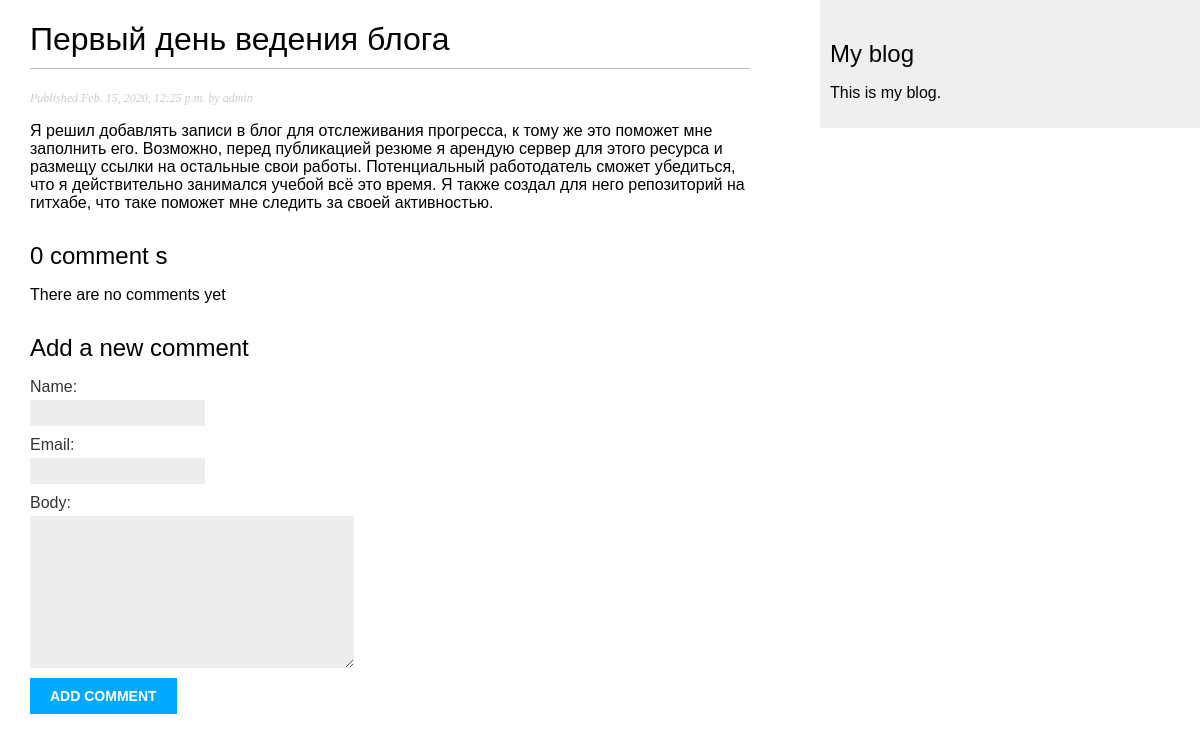
The app's page /blog/2020/2/15/pervyj-den-vedeniya-bloga/, older data.
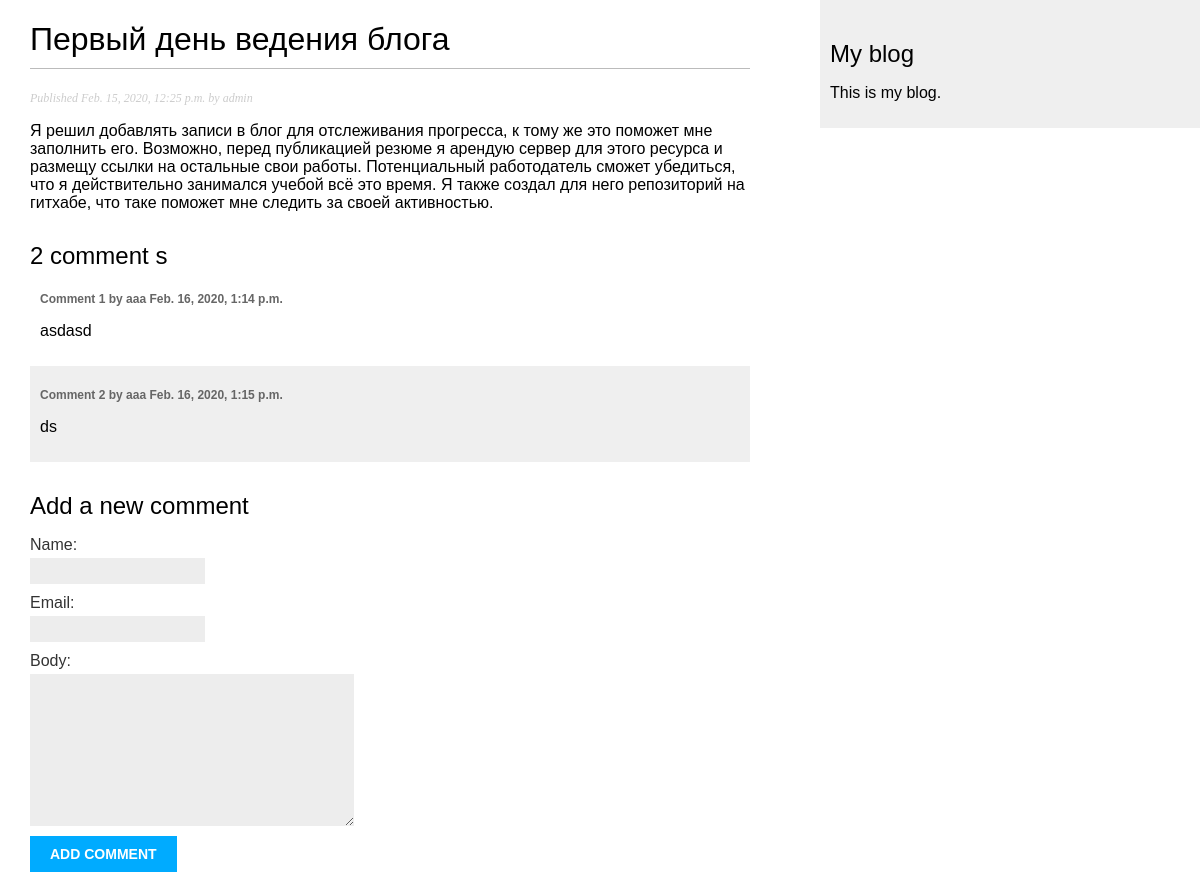
The same page, newer data.
### blog/models.py (models this page shows, shortened)
class Comment(models.Model):
    post = models.ForeignKey(Post, on_delete=models.CASCADE, related_name='comments')
    name = models.CharField(max_length=80)
    email = models.EmailField()
    body = models.TextField()
    created = models.DateTimeField(auto_now_add=True)
    updated = models.DateTimeField(auto_now=True)
    active = models.BooleanField(default=True)
    class Meta:
        ordering = ('created',)

### blog/views.py (the view)
def post_detail(request, year, month, day, post):
    post = get_object_or_404(Post, slug=post, status='published', publish__year=year,
                             publish__month=month, publish__day=day)
    comments = post.comments.filter(active=True)
    new_comment = None
    if request.method == 'POST':
        comment_form = CommentForm(data=request.POST)
        if comment_form.is_valid():
            new_comment = comment_form.save(commit=False)
            new_comment.post = post
            new_comment.save()
    try:   #Интерпретатор ругается на ссылку сomment_form до объявления, поэтому надо проверить её существование
        type(comment_form)
    except:
        comment_form = CommentForm()
    return render(request, 'blog/post/detail.html',
                  {'post':post,
                   'comments':comments,
                   'new_comment':new_comment,
                   'comment_form':comment_form})

### blog/forms.py
class CommentForm(forms.ModelForm):
    class Meta:
        model = Comment
        fields = ('name', 'email', 'body')

### blog/templates/blog/post/detail.html (shortened to what this page needs)
{% extends "blog/base.html" %}
{% block content %}
<h1>{{post.title}}</h1>
<p class="date">Published {{post.publish}} by {{post.author}}</p>
{{post.body|linebreaks}}
{% with comments.count as total_comments %}
<h2>{{total_comments}} comment {{ total_comments|pluralize }}</h2>
{% endwith %}
{% for comment in comments %}
<div class="comment">
  <p class="info">
  Comment {{forloop.counter }} by {{comment.name}}
  {{comment.created}}
</p>
  {{comment.body|linebreaks}}
</div>
{% empty %}
<p>There are no comments yet</p>
{% endfor %}
{% if new_comment %}
<h2>Your comment has been added.</h2>
{% else %}
<h2>Add a new comment</h2>
<form action="." method="post">
{{ comment_form.as_p }}
<p><input type="submit" value="Add comment"></p>
</form>
{% endif %}
{% endblock %}

Row changes from the older to the newer data that the page shows:
added Comment: name "aaa", created "Feb. 16, 2020, 1:14 p.m.", body "asdasd"
added Comment: name "aaa", created "Feb. 16, 2020, 1:15 p.m.", body "ds"
Text that changed along with them:
{{ total_comments }}: "0" → "2"
text no longer shown: "There are no comments yet"
